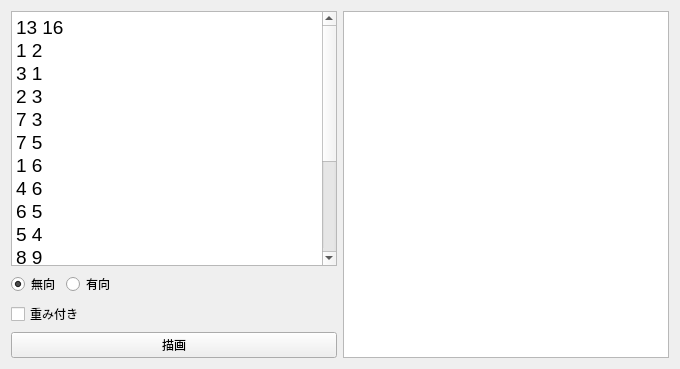
<?xml version="1.0" encoding="UTF-8"?>
<ui version="4.0">
 <class>GraphVisualizer</class>
 <widget class="QWidget" name="GraphVisualizer">
  <property name="geometry">
   <rect>
    <x>0</x>
    <y>0</y>
    <width>680</width>
    <height>369</height>
   </rect>
  </property>
  <property name="windowTitle">
   <string>GraphVisualizer</string>
  </property>
  <layout class="QHBoxLayout" name="horizontalLayout_2">
   <item>
    <layout class="QVBoxLayout" name="verticalLayout">
     <item>
      <widget class="QTextEdit" name="text_graph">
       <property name="html">
        <string>&lt;!DOCTYPE HTML PUBLIC &quot;-//W3C//DTD HTML 4.0//EN&quot; &quot;http://www.w3.org/TR/REC-html40/strict.dtd&quot;&gt;
&lt;html&gt;&lt;head&gt;&lt;meta name=&quot;qrichtext&quot; content=&quot;1&quot; /&gt;&lt;style type=&quot;text/css&quot;&gt;
p, li { white-space: pre-wrap; }
&lt;/style&gt;&lt;/head&gt;&lt;body style=&quot; font-family:'.SF NS Text'; font-size:13pt; font-weight:400; font-style:normal;&quot;&gt;
&lt;p style=&quot; margin-top:0px; margin-bottom:0px; margin-left:0px; margin-right:0px; -qt-block-indent:0; text-indent:0px;&quot;&gt;&lt;span style=&quot; font-size:14pt;&quot;&gt;13 16&lt;/span&gt;&lt;/p&gt;
&lt;p style=&quot; margin-top:0px; margin-bottom:0px; margin-left:0px; margin-right:0px; -qt-block-indent:0; text-indent:0px;&quot;&gt;&lt;span style=&quot; font-size:14pt;&quot;&gt;1 2&lt;/span&gt;&lt;/p&gt;
&lt;p style=&quot; margin-top:0px; margin-bottom:0px; margin-left:0px; margin-right:0px; -qt-block-indent:0; text-indent:0px;&quot;&gt;&lt;span style=&quot; font-size:14pt;&quot;&gt;3 1&lt;/span&gt;&lt;/p&gt;
&lt;p style=&quot; margin-top:0px; margin-bottom:0px; margin-left:0px; margin-right:0px; -qt-block-indent:0; text-indent:0px;&quot;&gt;&lt;span style=&quot; font-size:14pt;&quot;&gt;2 3&lt;/span&gt;&lt;/p&gt;
&lt;p style=&quot; margin-top:0px; margin-bottom:0px; margin-left:0px; margin-right:0px; -qt-block-indent:0; text-indent:0px;&quot;&gt;&lt;span style=&quot; font-size:14pt;&quot;&gt;7 3&lt;/span&gt;&lt;/p&gt;
&lt;p style=&quot; margin-top:0px; margin-bottom:0px; margin-left:0px; margin-right:0px; -qt-block-indent:0; text-indent:0px;&quot;&gt;&lt;span style=&quot; font-size:14pt;&quot;&gt;7 5&lt;/span&gt;&lt;/p&gt;
&lt;p style=&quot; margin-top:0px; margin-bottom:0px; margin-left:0px; margin-right:0px; -qt-block-indent:0; text-indent:0px;&quot;&gt;&lt;span style=&quot; font-size:14pt;&quot;&gt;1 6&lt;/span&gt;&lt;/p&gt;
&lt;p style=&quot; margin-top:0px; margin-bottom:0px; margin-left:0px; margin-right:0px; -qt-block-indent:0; text-indent:0px;&quot;&gt;&lt;span style=&quot; font-size:14pt;&quot;&gt;4 6&lt;/span&gt;&lt;/p&gt;
&lt;p style=&quot; margin-top:0px; margin-bottom:0px; margin-left:0px; margin-right:0px; -qt-block-indent:0; text-indent:0px;&quot;&gt;&lt;span style=&quot; font-size:14pt;&quot;&gt;6 5&lt;/span&gt;&lt;/p&gt;
&lt;p style=&quot; margin-top:0px; margin-bottom:0px; margin-left:0px; margin-right:0px; -qt-block-indent:0; text-indent:0px;&quot;&gt;&lt;span style=&quot; font-size:14pt;&quot;&gt;5 4&lt;/span&gt;&lt;/p&gt;
&lt;p style=&quot; margin-top:0px; margin-bottom:0px; margin-left:0px; margin-right:0px; -qt-block-indent:0; text-indent:0px;&quot;&gt;&lt;span style=&quot; font-size:14pt;&quot;&gt;8 9&lt;/span&gt;&lt;/p&gt;
&lt;p style=&quot; margin-top:0px; margin-bottom:0px; margin-left:0px; margin-right:0px; -qt-block-indent:0; text-indent:0px;&quot;&gt;&lt;span style=&quot; font-size:14pt;&quot;&gt;8 7&lt;/span&gt;&lt;/p&gt;
&lt;p style=&quot; margin-top:0px; margin-bottom:0px; margin-left:0px; margin-right:0px; -qt-block-indent:0; text-indent:0px;&quot;&gt;&lt;span style=&quot; font-size:14pt;&quot;&gt;7 10&lt;/span&gt;&lt;/p&gt;
&lt;p style=&quot; margin-top:0px; margin-bottom:0px; margin-left:0px; margin-right:0px; -qt-block-indent:0; text-indent:0px;&quot;&gt;&lt;span style=&quot; font-size:14pt;&quot;&gt;10 11&lt;/span&gt;&lt;/p&gt;
&lt;p style=&quot; margin-top:0px; margin-bottom:0px; margin-left:0px; margin-right:0px; -qt-block-indent:0; text-indent:0px;&quot;&gt;&lt;span style=&quot; font-size:14pt;&quot;&gt;10 12&lt;/span&gt;&lt;/p&gt;
&lt;p style=&quot; margin-top:0px; margin-bottom:0px; margin-left:0px; margin-right:0px; -qt-block-indent:0; text-indent:0px;&quot;&gt;&lt;span style=&quot; font-size:14pt;&quot;&gt;12 13&lt;/span&gt;&lt;/p&gt;
&lt;p style=&quot; margin-top:0px; margin-bottom:0px; margin-left:0px; margin-right:0px; -qt-block-indent:0; text-indent:0px;&quot;&gt;&lt;span style=&quot; font-size:14pt;&quot;&gt;10 13&lt;/span&gt;&lt;/p&gt;
&lt;p style=&quot;-qt-paragraph-type:empty; margin-top:0px; margin-bottom:0px; margin-left:0px; margin-right:0px; -qt-block-indent:0; text-indent:0px;&quot;&gt;&lt;br /&gt;&lt;/p&gt;&lt;/body&gt;&lt;/html&gt;</string>
       </property>
      </widget>
     </item>
     <item>
      <layout class="QHBoxLayout" name="horizontalLayout">
       <item>
        <widget class="QRadioButton" name="radiobtn_undirected">
         <property name="text">
          <string>無向</string>
         </property>
         <property name="checked">
          <bool>true</bool>
         </property>
        </widget>
       </item>
       <item>
        <widget class="QRadioButton" name="radiobtn_directed">
         <property name="text">
          <string>有向</string>
         </property>
        </widget>
       </item>
       <item>
        <spacer name="horizontalSpacer">
         <property name="orientation">
          <enum>Qt::Horizontal</enum>
         </property>
         <property name="sizeHint" stdset="0">
          <size>
           <width>40</width>
           <height>20</height>
          </size>
         </property>
        </spacer>
       </item>
      </layout>
     </item>
     <item>
      <widget class="QCheckBox" name="checkbox_weighted">
       <property name="text">
        <string>重み付き</string>
       </property>
      </widget>
     </item>
     <item>
      <widget class="QPushButton" name="button_draw">
       <property name="text">
        <string>描画</string>
       </property>
      </widget>
     </item>
    </layout>
   </item>
   <item>
    <widget class="QGraphicsView" name="graphicsView">
     <property name="resizeAnchor">
      <enum>QGraphicsView::NoAnchor</enum>
     </property>
    </widget>
   </item>
  </layout>
 </widget>
 <resources/>
 <connections/>
</ui>
